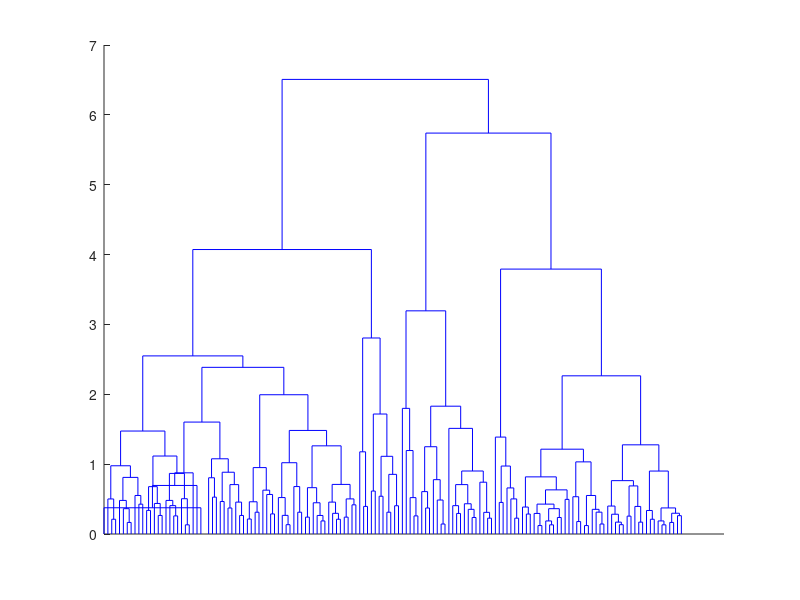

The MATLAB source for this figure: (Note: this script raises an error after producing the figure.)
function e_2b()
    load fisheriris;
    z = linkage(pdist(zscore(meas), 'euclidean'), 'complete');
    idx = cluster(z, 'MaxClust', 3);
    group = [ones(50,1); ones(50,1)+1; ones(50,1)+2];
    confusionmat(group, idx)


    dendrogram(z, 150)
    set(gca,'XTick',[])
    set(gca,'XTickLabels',{})
    % set(gca,'XColor','black')

    % draw_vline(50.5)
    % draw_vline(100.5)

    % xlabel('position in species array', 'Color', 'black')
end

function draw_vline(x)
    yL = get(gca,'YLim');
    line([x x],yL,'Color',[170 170 170]/255);
end